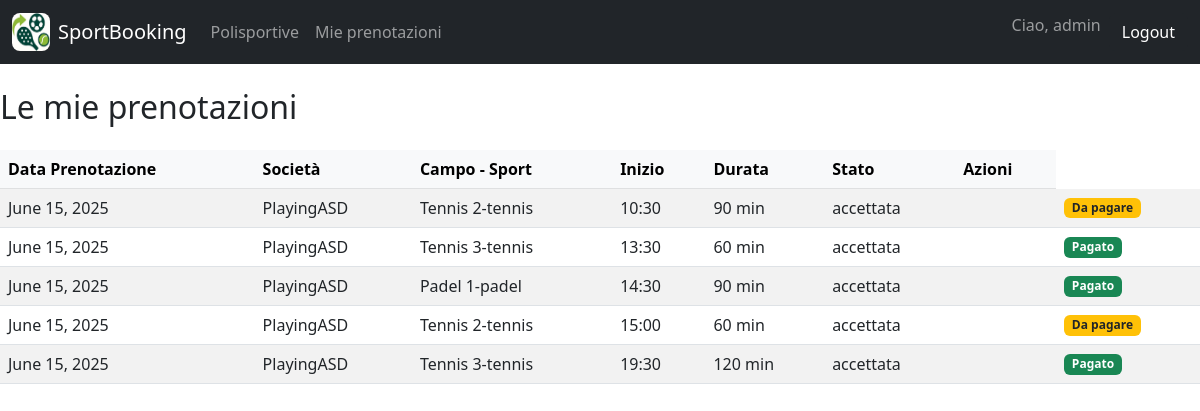
Page /accounts/mie-prenotazioni/ (signed in) on the earlier database version.
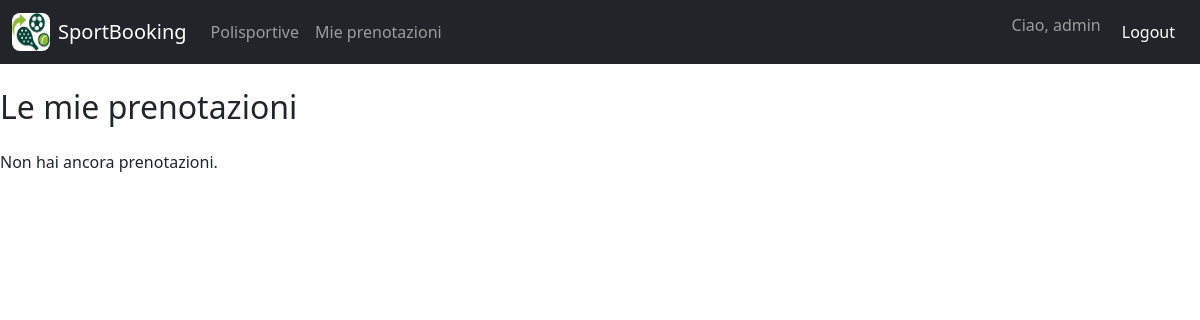
Same page on the later database version.
### accounts/models.py (models this page shows, shortened)
class Account(AbstractBaseUser, PermissionsMixin):
    id= models.AutoField(primary_key=True)
    nome = models.CharField(max_length=100)
    cognome = models.CharField(max_length=100)
    email = models.EmailField(max_length=100, unique=True)
    password = models.CharField(max_length=128)
    is_societario = models.BooleanField(default=False)
    polisportiva = models.ForeignKey(
        'Polisportiva',           # nome del modello a cui si riferisce
        on_delete=models.SET_NULL,
        null=True,
        blank=True
    )
    is_active = models.BooleanField(default=True)
    is_staff = models.BooleanField(default=False)
    USERNAME_FIELD = 'email'
    REQUIRED_FIELDS = ['nome', 'cognome']
    objects = AccountManager()

class Prenotazione(models.Model):
    id=models.AutoField(primary_key=True)
    data = models.DateField()
    ora_inizio = models.TimeField()
    ora_fine = models.TimeField()
    durata = models.IntegerField()
    costo = models.DecimalField(max_digits=10, decimal_places=2)
    pagato = models.BooleanField(default=False)
    stato = models.CharField(
        max_length=20,
        choices=[('in attesa', 'in attesa'), ('accettata', 'accettata'), ('annullata', 'annullata')],
        default='accettata'
    )
    account = models.ForeignKey(Account, on_delete=models.CASCADE, related_name='prenotazioni')
    campo = models.ForeignKey(Campo, on_delete=models.CASCADE, related_name='prenotazioni')
    class Meta:
        unique_together = ('campo', 'data', 'ora_inizio', 'ora_fine')

class Campo(models.Model):
    id = models.AutoField(primary_key=True)
    nome = models.CharField(max_length=100)
    superficie = models.CharField(max_length=20, choices=[('terra', 'terra'), ('sintetico', 'sintetico'), ('erba', 'erba'), ('cemento', 'cemento')])
    tipo = models.CharField(max_length=20, choices=[('calcio a 5', 'calcio a 5'), ('tennis', 'tennis'), ('padel', 'padel')])
    polisportiva = models.ForeignKey(Polisportiva, on_delete=models.CASCADE, related_name='campi')

class Polisportiva(models.Model):
    id = models.AutoField(primary_key=True)
    nome = models.CharField(max_length=100, unique=True)
    città = models.CharField(max_length=100)
    indirizzo = models.CharField(max_length=200, unique=True)
    telefono = models.CharField(max_length=15, unique=True)
    email = models.EmailField(max_length=100, unique=True)

### accounts/views.py (the view)
# urls.py: path('mie-prenotazioni/', views.mie_prenotazioni, name='mie_prenotazioni'),
@login_required
def mie_prenotazioni(request):
    prenotazioni = Prenotazione.objects.filter(account=request.user).order_by('-data', 'ora_inizio')
    cancellabili = []
    now = datetime.now()
    for p in prenotazioni:
        dt_inizio = datetime.combine(p.data, p.ora_inizio)
        if dt_inizio - now > timedelta(hours=4):
            cancellabili.append(p.id)
    if request.method == "POST":
        elimina_id = request.POST.get("elimina")
        if elimina_id:
            Prenotazione.objects.filter(id=elimina_id, account=request.user).delete()
            return redirect('mie_prenotazioni')
    return render(request, 'accounts/mie_prenotazioni.html', {
        'prenotazioni': prenotazioni,
        'cancellabili': cancellabili,
    })

### accounts/templates/accounts/mie_prenotazioni.html (shortened to what this page needs)
<link href="https://cdn.jsdelivr.net/npm/bootstrap@5.3.0/dist/css/bootstrap.min.css" rel="stylesheet">
{% include "accounts/navbar2.html" %}
<h2 class="mb-4">Le mie prenotazioni</h2>
{% if prenotazioni %}
<table class="table table-striped align-middle">
    <thead class="table-light">
        <tr>
            <th>Data Prenotazione</th>
            <th>Società</th>
            <th>Campo - Sport</th>
            <th>Inizio</th>
            <th>Durata</th>
            <th>Stato</th>
            <th>Azioni</th>
        </tr>
    </thead>
    <tbody>
    {% for p in prenotazioni %}
        <tr>
            <td>{{ p.data }}</td>
            <td>{{ p.campo.polisportiva.nome }}</td>
            <td>{{ p.campo.nome }}-{{ p.campo.tipo }}</td>
            <td>{{ p.ora_inizio|time:"H:i" }}</td>
            <td>{{ p.durata }} min</td>
            <td>{{ p.stato }}</td>
            <td>
            </td>
            <td>
                {% if p.pagato %}
                    <span class="badge bg-success">Pagato</span>
                {% else %}
                    <span class="badge bg-warning text-dark">Da pagare</span>
                {% endif %}
            </td>
        </tr>
    {% endfor %}
    </tbody>
</table>
{% else %}
<p>Non hai ancora prenotazioni.</p>
{% endif %}

### accounts/templates/accounts/navbar2.html (shortened to what this page needs)
{% load static %}
<nav class="navbar navbar-expand-lg navbar-dark bg-dark mb-4">
  <div class="container-fluid">
    <a class="navbar-brand d-flex align-items-center" href="{% url 'home' %}">
      <img src="{% static 'accounts/logo.png' %}" alt="Logo" width="38" height="38" class="me-2" style="background:transparent; border-radius:8px;">
      <span>SportBooking</span>
    </a>
    <div class="collapse navbar-collapse" id="navbarNav2">
      <ul class="navbar-nav me-auto mb-2 mb-lg-0">
        <li class="nav-item">
          <a class="nav-link" href="{% url 'lista_polisportive' %}">Polisportive</a>
        </li>
        {% if user.is_authenticated %}
        <li class="nav-item">
          <a class="nav-link" href="{% url 'mie_prenotazioni' %}">Mie prenotazioni</a>
        </li>
        {% endif %}
      </ul>
      <ul class="navbar-nav mb-2 mb-lg-0">
        <li class="nav-item">
          <span class="navbar-text me-2">
            {% if user.is_authenticated %}
              Ciao, {{ user.nome|default:user.email }}
            {% else %}
              Ciao
            {% endif %}
          </span>
        </li>
        {% if user.is_authenticated %}
        <li class="nav-item">
          <form action="{% url 'logout' %}" method="post" style="display:inline;">
            <button class="btn btn-dark" type="submit">Logout</button>
          </form>
        </li>
        {% endif %}
      </ul>
    </div>
  </div>
</nav>

Differences in the rows shown:
removed Prenotazione: data "June 15, 2025", campo.polisportiva.nome "PlayingASD", campo.nome "Tennis 2", campo.tipo "tennis", ora_inizio "10:30", durata "90", stato "accettata", pagato "Da pagare"
removed Prenotazione: data "June 15, 2025", campo.polisportiva.nome "PlayingASD", campo.nome "Tennis 3", campo.tipo "tennis", ora_inizio "13:30", durata "60", stato "accettata", pagato "Pagato"
removed Prenotazione: data "June 15, 2025", campo.polisportiva.nome "PlayingASD", campo.nome "Padel 1", campo.tipo "padel", ora_inizio "14:30", durata "90", stato "accettata", pagato "Pagato"
removed Prenotazione: data "June 15, 2025", campo.polisportiva.nome "PlayingASD", campo.nome "Tennis 2", campo.tipo "tennis", ora_inizio "15:00", durata "60", stato "accettata", pagato "Da pagare"
removed Prenotazione: data "June 15, 2025", campo.polisportiva.nome "PlayingASD", campo.nome "Tennis 3", campo.tipo "tennis", ora_inizio "19:30", durata "120", stato "accettata", pagato "Pagato"
Other differences:
text no longer shown: "Data Prenotazione Società Campo - Sport Inizio Durata Stato Azioni"
text now shown: "Non hai ancora prenotazioni."
